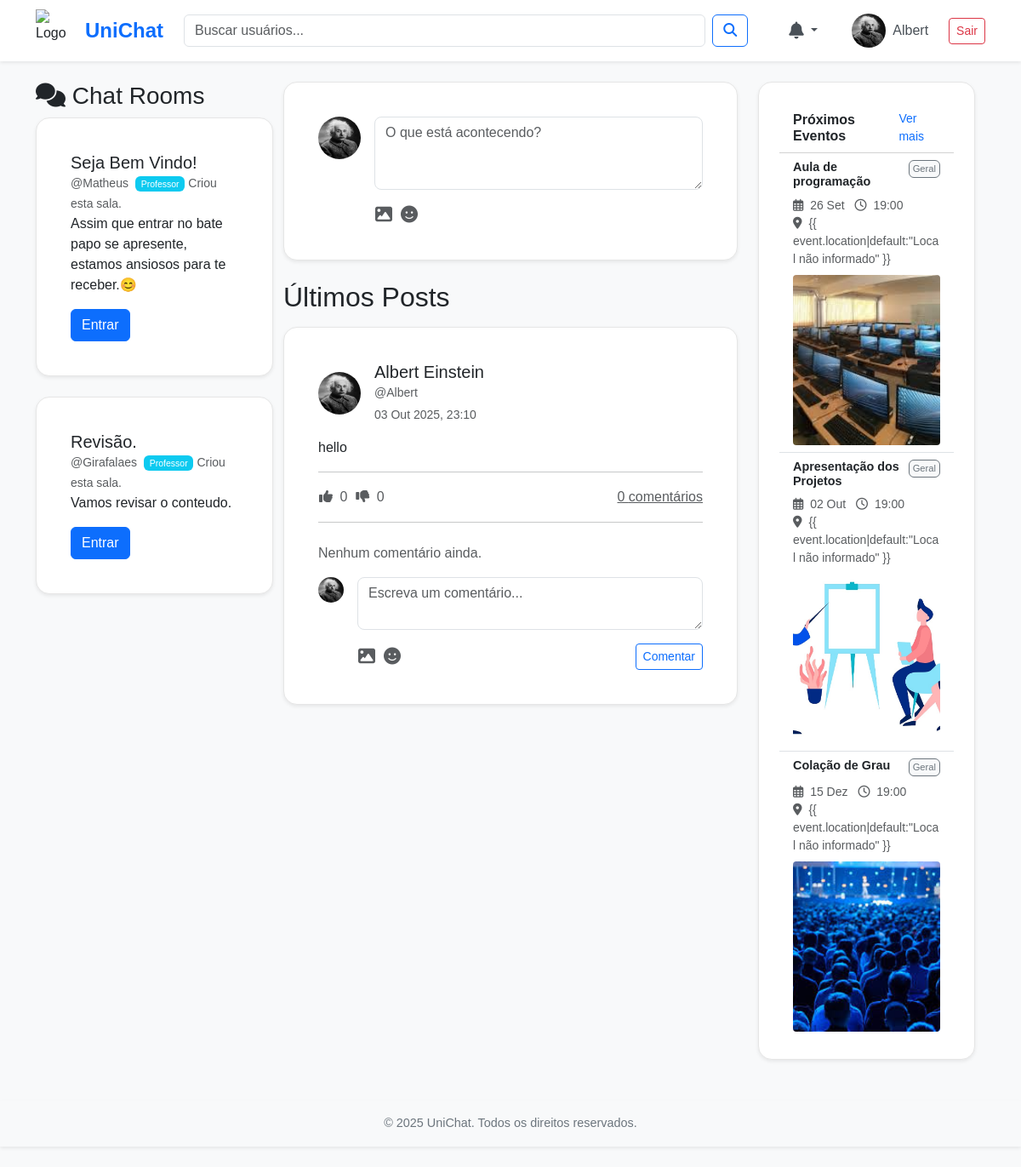
Screenshot of / (signed in) with the database file from the repository.
### users/models.py (models this page shows, shortened)
class Profile(models.Model):
    user = models.OneToOneField('auth.User', on_delete=models.CASCADE)
    bio = models.TextField(blank=True)
    avatar = models.ImageField(upload_to='avatars/', blank=True, null=True)
    date_of_birth = models.DateField(null=True, blank=True)
    location = models.CharField(max_length=100, blank=True)
    website = models.URLField(max_length=200, blank=True)
    course = models.ManyToManyField(Course, related_name='students', blank=True)
    following = models.ManyToManyField(User, related_name='followers', symmetrical=False, blank=True)
    is_teacher = models.BooleanField(default=False)

### chat/models.py (models this page shows, shortened)
class Room(models.Model):
    host = models.ForeignKey(Profile, on_delete=models.CASCADE, null=True)
    name = models.CharField(max_length=200)
    description = models.CharField(max_length=200)

### posts/models.py (models this page shows, shortened)
class Post(models.Model):
    author = models.ForeignKey(User, on_delete=models.CASCADE)
    content = models.TextField()
    image = models.ImageField(upload_to='posts/', blank=True, null=True)
    created_at = models.DateTimeField(auto_now_add=True)
    @property
    def likes_count(self):
        return self.votes.filter(vote_type='like').count()
    @property
    def dislikes_count(self):
        return self.votes.filter(vote_type='dislike').count()

class Event(models.Model):
        author = models.ForeignKey(User, on_delete=models.CASCADE, related_name='events')
        title = models.CharField(max_length=200)
        description = models.TextField()
        image = models.ImageField(upload_to='event_images/', blank=True, null=True)
        location = models.CharField(max_length=200)
        event_date = models.DateField()
        event_time = models.TimeField()
        created_at = models.DateTimeField(auto_now_add=True)

### core/views.py (the view)
# urls.py: path('', views.home, name='home'),
@login_required
def home(request):
    user_course_id = None
    if request.user.profile.course.exists():
        user_course_id = request.user.profile.course.first().id
    teacher_posts = Post.objects.filter(
        Q(author__profile__is_teacher=True) &
        (
            Q(author__profile__course__id=user_course_id) |
            Q(author__profile__course__isnull=True)
        )
    ).distinct().select_related(
        'author__profile'
    ).prefetch_related(
        'comments__author__profile',
        'comments__replies__author__profile'
    ).order_by('-created_at')
    following_ids = request.user.profile.following.values_list('id', flat=True)
    query_filter = Q(author__id__in=following_ids)
    if user_course_id:
        query_filter |= Q(author__profile__course__id=user_course_id)
    student_posts = Post.objects.filter(
        query_filter
    ).filter(
        ~Q(author__profile__is_teacher=True)
    ).distinct().select_related(
        'author__profile'
    ).prefetch_related(
        'comments__author__profile',
        'comments__replies__author__profile'
    ).order_by('-created_at')
    all_posts = list(teacher_posts) + list(student_posts)
    events = Event.objects.filter(author__profile__is_teacher=True).order_by('event_date', 'event_time')
    rooms = Room.objects.all()
    host = Room.objects.filter()
    context = {
        'rooms': rooms,
        'posts': all_posts,
        'events': events,
    }
    return render(request, 'home.html', context)

### core/templates/home.html (shortened to what this page needs)
{% extends "base.html" %}
{% load static %}
{% block content %}
<div class="container-fluid">
    <div class="row">
        <div class="col-md-3 col-lg-3 sidebar-left p-0">
            <h3><i class="fa-solid fa-comments"></i> Chat Rooms</h3>
            {% for room in rooms %}
            <div class="card mb-4 shadow-sm">
                <div class="card-body">
                    <h5 class="mb-0">{{ room.name }}</h5>
                    <small class="text-muted">@{{ room.host.user.username }}
                        {% if room.host.is_teacher %}
                        <span class="badge bg-info text-white fw-normal ms-1">Professor</span>
                        {% endif %}
                        Criou esta sala.
                    </small>
                    <p>{{room.description}}</p>
                    <a class="btn btn-primary" href="/ws/chat/{{room.id}}">Entrar</a>
                </div>
            </div>
            {% endfor %}
        </div>
        <div class="col-md-6 col-lg-6 main-content">
            <a href="{% url 'pub_page' %}" class="nav-link">
                <div class="card shadow-sm mb-4">
                    <div class="card-body">
                    <div class="tab-pane fade show active" id="pills-post" role="tabpanel">
                        <form>
                            <div class="d-flex align-items-start">
                                {% if request.user.profile.avatar %}
                                <img src="{{ request.user.profile.avatar.url }}" class="rounded-circle me-3" width="50" height="50"
                                    alt="Avatar">
                                {% else %}
                                <img src="{% static 'img/default_profile.png' %}" class="rounded-circle me-3" width="50" height="50"
                                    alt="Default Avatar">
                                {% endif %}
                                <div class="flex-grow-1">
                                    <div class="mb-3">
                                        <textarea class="form-control" name="content" rows="3" placeholder="O que está acontecendo?"></textarea>
                                    </div>
                                    <div class="d-flex justify-content-between align-items-center">
                                        <div class="d-flex align-items-center position-relative">
                                            <label for="id_image" class="btn btn-link p-0 me-2 text-decoration-none text-muted">
                                                <i class="fas fa-image fa-lg"></i>
                                            </label>
                                            <button type="button" class="btn btn-link p-0 text-decoration-none text-muted emoji-button">
                                                <i class="fas fa-smile fa-lg"></i>
                                            </button>
                                        </div>
                                    </div>
                                </div>
                            </div>
                        </form>
                    </div>
                </div>
            </a>
            </div>
            <div class="mt-4">
                <h2 class="mb-3">Últimos Posts</h2>
                {% for post in posts %}
                {% include "posts/post_card.html" %}
                {% empty %}
                <p>Nenhum post ainda.</p>
                {% endfor %}
            </div>
        </div>
        <div class="col-lg-3">
            {% if events %}
            <div class="card shadow-sm mb-4">
                <div class="card-header bg-white d-flex justify-content-between align-items-center">
                    <h6 class="mb-0 fw-bold">Próximos Eventos</h6>
                    <a href="#" class="text-decoration-none small">Ver mais</a>
                </div>
                <ul class="list-group list-group-flush">
                    {% for event in events %}
                    <li class="list-group-item">
                        <div class="d-flex justify-content-between align-items-start mb-2">
                            <h6 class="mb-0 fw-bold me-2" style="font-size: 0.9rem;">{{ event.title }}</h6>
                            <span class="badge bg-light text-secondary border border-secondary fw-normal p-1"
                                style="font-size: 0.7rem;">
                                {{ event.tag|default:"Geral" }}
                            </span>
                        </div>
                        <div class="text-muted small mb-2">
                            <p class="mb-0">
                                <i class="far fa-calendar-alt me-1"></i>
                                {% if event.event_date == today %}
                                Hoje
                                {% elif event.event_date == tomorrow %}
                                Amanhã
                                {% else %}
                                {{ event.event_date|date:"d M" }}
                                {% endif %}
                                <i class="far fa-clock ms-2 me-1"></i> {{ event.event_time|time:"H:i" }}
                            </p>
                            <p class="mb-0"><i class="fas fa-map-marker-alt me-1"></i> {{ event.location|default:"Local
                                não informado" }}</p>
                        </div>
                        {% if event.image %}
                        <div class="mt-2" style="height: 200px; overflow: hidden; border-radius: 4px;"> <img
                                src="{{ event.image.url }}" class="img-fluid w-100 object-fit-cover"
                                alt="{{ event.title }}" style="height: 100%;">
                        </div>
                        {% endif %}
                    </li>
                    {% endfor %}
                </ul>
            </div>
            {% endif %}
        </div>
    </div>
{% endblock content %}

### core/templates/base.html (shortened to what this page needs)
<!DOCTYPE html>
<html lang="pt-br">
<head>
    {% load static %}
    <link href="https://cdn.jsdelivr.net/npm/bootstrap@5.3.8/dist/css/bootstrap.min.css" rel="stylesheet">
    <link rel="stylesheet" href="{% static 'chat.css' %}">
    <link rel="stylesheet" href="{% static 'base.css' %}">
    <link rel="stylesheet" href="https://cdnjs.cloudflare.com/ajax/libs/font-awesome/6.4.0/css/all.min.css">
</head>
<body class="d-flex flex-column min-vh-100">
    <header class="header-principal bg-white shadow-sm">
        <nav class="d-flex align-items-center justify-content-between container py-2">
            <a href="{% url 'home' %}" class="d-flex align-items-center text-decoration-none text-dark">
                <img src="{% static 'img/LOGO_PAINEL.png' %}" alt="Logo" width="50" height="50" class="me-2">
                <span class="fs-4 fw-bold text-primary">UniChat</span>
            </a>
            <div class="flex-fill mx-4" style="position: relative;">
                <div class="d-flex align-items-center" style="max-width: 800px;">
                    <input type="text" id="search-input" name="q" class="form-control me-2"
                        placeholder="Buscar usuários..." aria-label="Busca usuários">
                    <button type="submit" id="search-button" class="btn btn-outline-primary"><i
                            class="fas fa-search"></i></button>
                </div>
            </div>
            <ul class="nav align-items-center gap-2 mb-0">
                {% if user.is_authenticated %}
                <li class="nav-item">
                <li class="nav-item dropdown">
                    <a class="nav-link position-relative dropdown-toggle" href="#" id="notificationsDropdown"
                        role="button" data-bs-toggle="dropdown" aria-expanded="false">
                        <i class="fas fa-bell fa-lg"></i>
                    </a>
                </li>
                <li class="nav-item d-flex align-items-center gap-2">
                    <a class="nav-link d-flex align-items-center gap-2"
                        href="{% url 'profile' username=user.username %}">
                        <img src="{% if user.profile.avatar %}{{ user.profile.avatar.url }}{% else %}{% static 'img/default_profile.png' %}{% endif %}"
                            alt="Foto de Perfil" width="40" height="40" class="rounded-circle">
                        <span>{{ user.username }}</span>
                    </a>
                </li>
                <li class="nav-item">
                    <form action="{% url 'logout' %}" method="post" class="m-0">
                        <button type="submit" class="btn btn-outline-danger btn-sm">Sair</button>
                    </form>
                </li>
                {% endif %}
            </ul>
        </nav>
    </header>
    <main class="container my-4 flex-fill">
        {% block content %}{% endblock %}
    </main>
    <footer class="text-center py-3 bg-light shadow-sm mt-auto">
        <p class="mb-0">&copy; 2025 UniChat. Todos os direitos reservados.</p>
    </footer>
</body>
</html>

### posts/templates/posts/post_card.html (shortened to what this page needs)
{% load static %}
<div class="card mb-4 shadow-sm">
    <div class="card-body">
        <a href="{% url 'profile' username=post.author.username %}" class="d-flex align-items-center mb-3 text-decoration-none text-dark">
            <img src="{% if post.author.profile.avatar %}{{ post.author.profile.avatar.url }}{% else %}{% static 'img/default_profile.png' %}{% endif %}"
            class="rounded-circle me-3"
            width="50"
            height="50" alt="Avatar">
            <div>
                <h5 class="mb-0">{{ post.author.first_name }} {{ post.author.last_name }}</h5>
                {% if post.author.profile.is_teacher %}
                    <small class="text-muted">@{{ post.author.username }} <span class="badge bg-info text-white fw-normal ms-1">Professor</span></small>
                {% else %}
                    <small class="text-muted">@{{ post.author.username }}</small>
                {% endif %}
                <small class="text-muted d-block mt-1">{{ post.created_at|date:"d M Y, H:i" }}</small>
            </div>
        </a>
        <p>{{ post.content }}</p>
        <hr>
        <div class="d-flex justify-content-between align-items-center">
            <div class="d-flex align-items-center post-vote-container">
                <a href="{% url 'posts:vote_post' post.id 'like' %}" class="btn btn-link p-0 text-decoration-none text-muted me-2 btn-like-post">
                    <i class="fas fa-thumbs-up"></i>
                    <span class="ms-1 likes-count">{{ post.likes_count }}</span>
                </a>
                <a href="{% url 'posts:vote_post' post.id 'dislike' %}" class="btn btn-link p-0 text-decoration-none text-muted btn-dislike-post">
                    <i class="fas fa-thumbs-down"></i>
                    <span class="ms-1 dislikes-count">{{ post.dislikes_count }}</span>
                </a>
            </div>
            <div>
                <a href="#" class="text-muted">{{ post.comments.count }} comentários</a>
            </div>
        </div>
        <hr>
        <div class="comments-section mt-4">
            {% for comment in post.comments.all %}
                {% include "posts/comment_card.html" with comment=comment %}
            {% empty %}
                <p class="text-muted">Nenhum comentário ainda.</p>
            {% endfor %}
            <form action="{% url 'posts:add_comment_to_post' post.id %}" method="post" enctype="multipart/form-data" class="mt-3">
                <div class="d-flex align-items-start">
                    {% if request.user.profile.avatar %}
                        <img src="{{ request.user.profile.avatar.url }}" class="rounded-circle me-3" width="30" height="30" alt="Avatar">
                    {% else %}
                        <img src="{% static 'img/default_profile.png' %}" class="rounded-circle me-3" width="30" height="30" alt="Default Avatar">
                    {% endif %}
                    <div class="flex-grow-1">
                        <div class="mb-3">
                            <textarea class="form-control" name="content" rows="2" placeholder="Escreva um comentário..."></textarea>
                        </div>
                        <div class="d-flex justify-content-between align-items-center">
                            <div class="d-flex align-items-center position-relative">
                                <label for="id_image_comment_{{ post.id }}" class="btn btn-link p-0 me-2 text-decoration-none text-muted">
                                    <i class="fas fa-image fa-lg"></i>
                                </label>
                                <button type="button" class="btn btn-link p-0 text-decoration-none text-muted emoji-button">
                                    <i class="fas fa-smile fa-lg"></i>
                                </button>
                            </div>
                            <button type="submit" class="btn btn-sm btn-outline-primary">Comentar</button>
                        </div>
                    </div>
                </div>
            </form>
        </div>
    </div>
</div>

### rows the page displays
Room: name "Seja Bem Vindo!", host.user.username "Matheus", shows "Professor", description "Assim que entrar no bate papo se apresente, estamos ansiosos para te receber.😊"
Room: name "Revisão.", host.user.username "Girafalaes", shows "Professor", description "Vamos revisar o conteudo."
Post: author.avatar (picture), author.first_name "Albert", author.last_name "Einstein", author.username "Albert", created_at "03 Out 2025, 23:10", content "hello", likes_count "0", dislikes_count "0", comments.count "0", user.profile.avatar (picture)
Event: title "Aula de programação", tag "Geral", event_date "26 Set", event_time "19:00", image (picture)
Event: title "Apresentação dos Projetos", tag "Geral", event_date "02 Out", event_time "19:00", image (picture)
Event: title "Colação de Grau", tag "Geral", event_date "15 Dez", event_time "19:00", image (picture)

### other values shown
{{ user.username }} "Albert"
